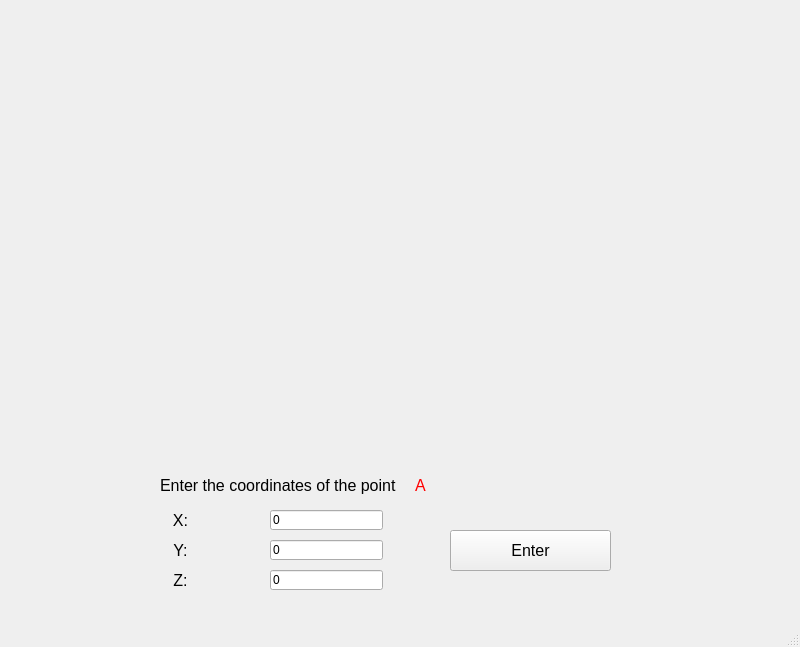
<?xml version="1.0" encoding="UTF-8"?>
<ui version="4.0">
 <class>PrismCreation</class>
 <widget class="QMainWindow" name="PrismCreation">
  <property name="geometry">
   <rect>
    <x>0</x>
    <y>0</y>
    <width>800</width>
    <height>647</height>
   </rect>
  </property>
  <property name="windowTitle">
   <string>MainWindow</string>
  </property>
  <widget class="QWidget" name="centralwidget">
   <widget class="QLabel" name="label">
    <property name="geometry">
     <rect>
      <x>0</x>
      <y>0</y>
      <width>791</width>
      <height>471</height>
     </rect>
    </property>
    <property name="pixmap">
     <pixmap resource="resources.qrc">:/images/prism.jpg</pixmap>
    </property>
    <property name="scaledContents">
     <bool>true</bool>
    </property>
   </widget>
   <widget class="QLabel" name="label_6">
    <property name="geometry">
     <rect>
      <x>400</x>
      <y>470</y>
      <width>41</width>
      <height>31</height>
     </rect>
    </property>
    <property name="palette">
     <palette>
      <active>
       <colorrole role="WindowText">
        <brush brushstyle="SolidPattern">
         <color alpha="255">
          <red>255</red>
          <green>0</green>
          <blue>0</blue>
         </color>
        </brush>
       </colorrole>
       <colorrole role="Text">
        <brush brushstyle="SolidPattern">
         <color alpha="255">
          <red>0</red>
          <green>0</green>
          <blue>0</blue>
         </color>
        </brush>
       </colorrole>
      </active>
      <inactive>
       <colorrole role="WindowText">
        <brush brushstyle="SolidPattern">
         <color alpha="255">
          <red>255</red>
          <green>0</green>
          <blue>0</blue>
         </color>
        </brush>
       </colorrole>
       <colorrole role="Text">
        <brush brushstyle="SolidPattern">
         <color alpha="255">
          <red>0</red>
          <green>0</green>
          <blue>0</blue>
         </color>
        </brush>
       </colorrole>
      </inactive>
      <disabled>
       <colorrole role="WindowText">
        <brush brushstyle="SolidPattern">
         <color alpha="255">
          <red>120</red>
          <green>120</green>
          <blue>120</blue>
         </color>
        </brush>
       </colorrole>
       <colorrole role="Text">
        <brush brushstyle="SolidPattern">
         <color alpha="255">
          <red>120</red>
          <green>120</green>
          <blue>120</blue>
         </color>
        </brush>
       </colorrole>
      </disabled>
     </palette>
    </property>
    <property name="font">
     <font>
      <pointsize>12</pointsize>
     </font>
    </property>
    <property name="text">
     <string>A</string>
    </property>
    <property name="alignment">
     <set>Qt::AlignCenter</set>
    </property>
   </widget>
   <widget class="QPushButton" name="pushButton">
    <property name="geometry">
     <rect>
      <x>450</x>
      <y>530</y>
      <width>161</width>
      <height>41</height>
     </rect>
    </property>
    <property name="font">
     <font>
      <pointsize>12</pointsize>
     </font>
    </property>
    <property name="text">
     <string>Enter</string>
    </property>
   </widget>
   <widget class="QLineEdit" name="lineEdit_2">
    <property name="geometry">
     <rect>
      <x>270</x>
      <y>540</y>
      <width>113</width>
      <height>20</height>
     </rect>
    </property>
    <property name="text">
     <string>0</string>
    </property>
   </widget>
   <widget class="QLineEdit" name="lineEdit">
    <property name="geometry">
     <rect>
      <x>270</x>
      <y>510</y>
      <width>113</width>
      <height>20</height>
     </rect>
    </property>
    <property name="text">
     <string>0</string>
    </property>
   </widget>
   <widget class="QLabel" name="label_5">
    <property name="geometry">
     <rect>
      <x>140</x>
      <y>570</y>
      <width>81</width>
      <height>21</height>
     </rect>
    </property>
    <property name="font">
     <font>
      <pointsize>12</pointsize>
     </font>
    </property>
    <property name="text">
     <string>Z:</string>
    </property>
    <property name="alignment">
     <set>Qt::AlignCenter</set>
    </property>
   </widget>
   <widget class="QLabel" name="label_3">
    <property name="geometry">
     <rect>
      <x>140</x>
      <y>510</y>
      <width>81</width>
      <height>20</height>
     </rect>
    </property>
    <property name="font">
     <font>
      <pointsize>12</pointsize>
     </font>
    </property>
    <property name="text">
     <string>X:</string>
    </property>
    <property name="alignment">
     <set>Qt::AlignCenter</set>
    </property>
   </widget>
   <widget class="QLabel" name="label_2">
    <property name="geometry">
     <rect>
      <x>160</x>
      <y>470</y>
      <width>241</width>
      <height>31</height>
     </rect>
    </property>
    <property name="font">
     <font>
      <pointsize>12</pointsize>
     </font>
    </property>
    <property name="text">
     <string>Enter the coordinates of the point</string>
    </property>
    <property name="alignment">
     <set>Qt::AlignLeading|Qt::AlignLeft|Qt::AlignVCenter</set>
    </property>
   </widget>
   <widget class="QLineEdit" name="lineEdit_3">
    <property name="geometry">
     <rect>
      <x>270</x>
      <y>570</y>
      <width>113</width>
      <height>20</height>
     </rect>
    </property>
    <property name="text">
     <string>0</string>
    </property>
   </widget>
   <widget class="QLabel" name="label_4">
    <property name="geometry">
     <rect>
      <x>140</x>
      <y>540</y>
      <width>81</width>
      <height>21</height>
     </rect>
    </property>
    <property name="font">
     <font>
      <pointsize>12</pointsize>
     </font>
    </property>
    <property name="text">
     <string>Y:</string>
    </property>
    <property name="alignment">
     <set>Qt::AlignCenter</set>
    </property>
   </widget>
  </widget>
  <widget class="QMenuBar" name="menubar">
   <property name="geometry">
    <rect>
     <x>0</x>
     <y>0</y>
     <width>800</width>
     <height>21</height>
    </rect>
   </property>
  </widget>
  <widget class="QStatusBar" name="statusbar"/>
 </widget>
 <resources>
  <include location="resources.qrc"/>
 </resources>
 <connections/>
</ui>
